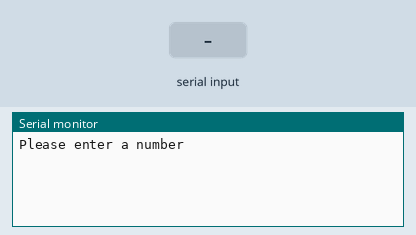
Bench run of a sketch on a simulated Arduino Uno, built with avr-gcc and run on an emulated ATmega328P. Shown: the last lines printed to the serial monitor. The inputs (shaded band) are chosen by the test bench.

Above: at 1.2 s.
1.3 s: "90,45\n" received over Serial
At 1.8 s:
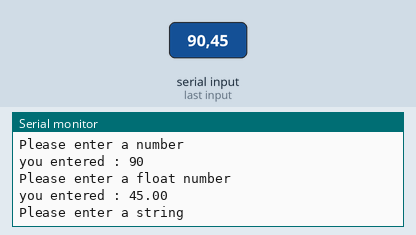
2.8 s: "1,90,45\n" received over Serial
At 5.2 s:
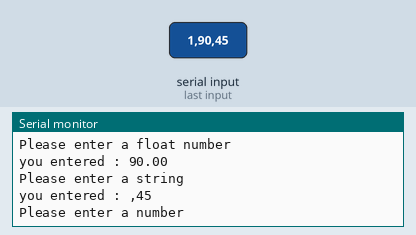
Timing chart, 0 to 6.7 s (numbered marks = the images above; inputs shaded):
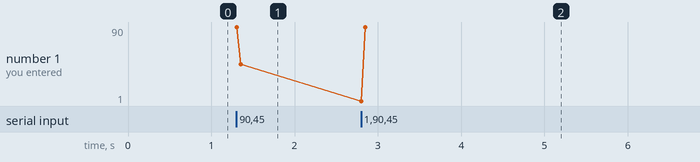

The sketch:

readinginput.ino
```cpp
int readValueInt;
float readValueFloat;
String readValueString;


void setup(){
  Serial.begin(9600);


}

void loop(){
  Serial.println("Please enter a number");
  while (Serial.available()==0){}
  readValueInt = Serial.parseInt();
  Serial.print("you entered : ");
  Serial.println(readValueInt);

  Serial.println("Please enter a float number");
  while (Serial.available()==0){}
  readValueFloat = Serial.parseFloat();
  Serial.print("you entered : ");
  Serial.println(readValueFloat);

  Serial.println("Please enter a string");
  while (Serial.available()==0){}
  readValueString = Serial.readString();
  Serial.print("you entered : ");
  Serial.println(readValueString);
}
```

Measured:
- after the input at 1.3 s, the serial monitor: prints a new line at once (image 1)
- after the input at 2.8 s, the serial monitor: prints a new line at once (image 2)
